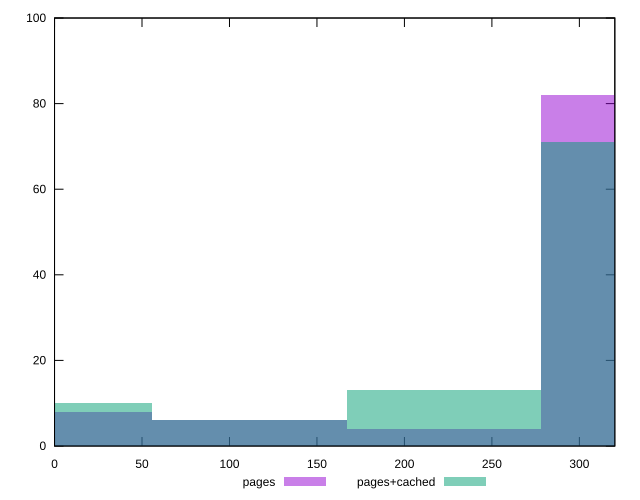

Source code (gnuplot):
reset

$pages <<EOF
0 8
333.9693637701638 82
222.64624251344253 4
111.32312125672127 6
EOF

$pagesCached <<EOF
111.32312125672127 6
333.9693637701638 71
0 10
222.64624251344253 13
EOF

set key outside below
set boxwidth 111.32312125672127
set xrange [0:320.262]
set yrange [0:100]
set trange [0:100]
set style fill transparent solid 0.5 noborder
set terminal svg size 640, 500 enhanced background rgb 'white'
set output "reprap/uses-rel-preconnect/comparison/histogram/0_vs_1.svg"

plot $pages title "pages" with boxes, \
     $pagesCached title "pages+cached" with boxes

reset
